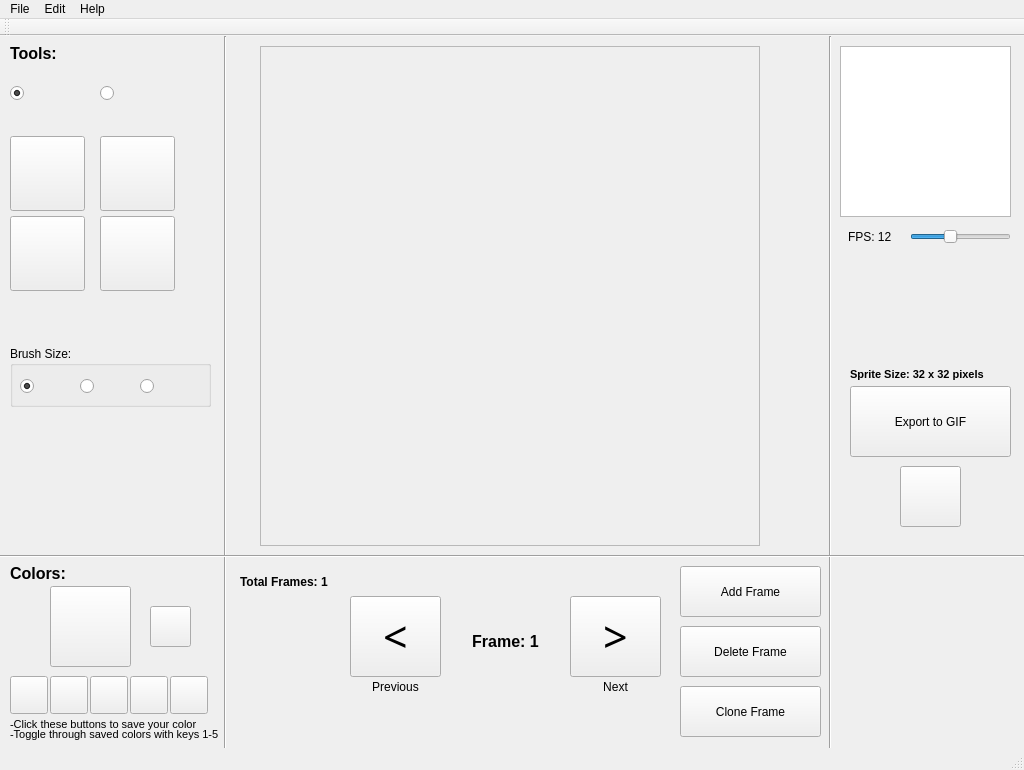
<?xml version="1.0" encoding="UTF-8"?>
<ui version="4.0">
 <class>MainWindow</class>
 <widget class="QMainWindow" name="MainWindow">
  <property name="windowModality">
   <enum>Qt::NonModal</enum>
  </property>
  <property name="geometry">
   <rect>
    <x>0</x>
    <y>0</y>
    <width>1024</width>
    <height>770</height>
   </rect>
  </property>
  <property name="windowTitle">
   <string>MainWindow</string>
  </property>
  <property name="toolButtonStyle">
   <enum>Qt::ToolButtonIconOnly</enum>
  </property>
  <widget class="QWidget" name="centralWidget">
   <widget class="Line" name="leftDivider">
    <property name="geometry">
     <rect>
      <x>210</x>
      <y>0</y>
      <width>31</width>
      <height>768</height>
     </rect>
    </property>
    <property name="orientation">
     <enum>Qt::Vertical</enum>
    </property>
   </widget>
   <widget class="Line" name="rightDivider">
    <property name="geometry">
     <rect>
      <x>820</x>
      <y>0</y>
      <width>21</width>
      <height>768</height>
     </rect>
    </property>
    <property name="orientation">
     <enum>Qt::Vertical</enum>
    </property>
   </widget>
   <widget class="Line" name="bottomDivider">
    <property name="geometry">
     <rect>
      <x>0</x>
      <y>485</y>
      <width>1024</width>
      <height>71</height>
     </rect>
    </property>
    <property name="orientation">
     <enum>Qt::Horizontal</enum>
    </property>
   </widget>
   <widget class="QRadioButton" name="penButton">
    <property name="geometry">
     <rect>
      <x>10</x>
      <y>20</y>
      <width>75</width>
      <height>75</height>
     </rect>
    </property>
    <property name="text">
     <string/>
    </property>
    <property name="icon">
     <iconset resource="icons.qrc">
      <normaloff>:/images/Edit-50.png</normaloff>:/images/Edit-50.png</iconset>
    </property>
    <property name="iconSize">
     <size>
      <width>32</width>
      <height>32</height>
     </size>
    </property>
    <property name="checkable">
     <bool>true</bool>
    </property>
    <property name="checked">
     <bool>true</bool>
    </property>
    <property name="autoExclusive">
     <bool>true</bool>
    </property>
   </widget>
   <widget class="QPushButton" name="deleteButton">
    <property name="geometry">
     <rect>
      <x>100</x>
      <y>100</y>
      <width>75</width>
      <height>75</height>
     </rect>
    </property>
    <property name="cursor">
     <cursorShape>PointingHandCursor</cursorShape>
    </property>
    <property name="text">
     <string/>
    </property>
    <property name="icon">
     <iconset resource="icons.qrc">
      <normaloff>:/images/Delete-50.png</normaloff>:/images/Delete-50.png</iconset>
    </property>
    <property name="iconSize">
     <size>
      <width>32</width>
      <height>32</height>
     </size>
    </property>
   </widget>
   <widget class="QRadioButton" name="eraseRadioButton">
    <property name="geometry">
     <rect>
      <x>100</x>
      <y>20</y>
      <width>75</width>
      <height>75</height>
     </rect>
    </property>
    <property name="text">
     <string/>
    </property>
    <property name="icon">
     <iconset resource="icons.qrc">
      <normaloff>:/images/Erase.png</normaloff>:/images/Erase.png</iconset>
    </property>
    <property name="iconSize">
     <size>
      <width>32</width>
      <height>32</height>
     </size>
    </property>
   </widget>
   <widget class="QGraphicsView" name="previewGV">
    <property name="geometry">
     <rect>
      <x>840</x>
      <y>10</y>
      <width>171</width>
      <height>171</height>
     </rect>
    </property>
   </widget>
   <widget class="QPushButton" name="colorOnePresetPushButton">
    <property name="geometry">
     <rect>
      <x>150</x>
      <y>570</y>
      <width>41</width>
      <height>41</height>
     </rect>
    </property>
    <property name="maximumSize">
     <size>
      <width>75</width>
      <height>75</height>
     </size>
    </property>
    <property name="text">
     <string/>
    </property>
   </widget>
   <widget class="QPushButton" name="colorTwoPresetPushButton">
    <property name="geometry">
     <rect>
      <x>10</x>
      <y>640</y>
      <width>38</width>
      <height>38</height>
     </rect>
    </property>
    <property name="text">
     <string/>
    </property>
   </widget>
   <widget class="QPushButton" name="colorFourPresetPushButton">
    <property name="geometry">
     <rect>
      <x>90</x>
      <y>640</y>
      <width>38</width>
      <height>38</height>
     </rect>
    </property>
    <property name="text">
     <string/>
    </property>
   </widget>
   <widget class="QPushButton" name="colorThreePresetPushButton">
    <property name="geometry">
     <rect>
      <x>50</x>
      <y>640</y>
      <width>38</width>
      <height>38</height>
     </rect>
    </property>
    <property name="text">
     <string/>
    </property>
   </widget>
   <widget class="QSlider" name="fpsSlider">
    <property name="geometry">
     <rect>
      <x>910</x>
      <y>190</y>
      <width>101</width>
      <height>22</height>
     </rect>
    </property>
    <property name="minimum">
     <number>1</number>
    </property>
    <property name="maximum">
     <number>30</number>
    </property>
    <property name="sliderPosition">
     <number>12</number>
    </property>
    <property name="orientation">
     <enum>Qt::Horizontal</enum>
    </property>
   </widget>
   <widget class="QPushButton" name="addFramePushButton">
    <property name="geometry">
     <rect>
      <x>680</x>
      <y>530</y>
      <width>141</width>
      <height>51</height>
     </rect>
    </property>
    <property name="text">
     <string>Add Frame</string>
    </property>
    <property name="icon">
     <iconset resource="icons.qrc">
      <normaloff>:/images/Plus-50.png</normaloff>:/images/Plus-50.png</iconset>
    </property>
    <property name="iconSize">
     <size>
      <width>32</width>
      <height>32</height>
     </size>
    </property>
   </widget>
   <widget class="QPushButton" name="minusFramePushButton">
    <property name="geometry">
     <rect>
      <x>680</x>
      <y>590</y>
      <width>141</width>
      <height>51</height>
     </rect>
    </property>
    <property name="text">
     <string>Delete Frame</string>
    </property>
    <property name="icon">
     <iconset resource="icons.qrc">
      <normaloff>:/images/Minus-50.png</normaloff>:/images/Minus-50.png</iconset>
    </property>
    <property name="iconSize">
     <size>
      <width>32</width>
      <height>32</height>
     </size>
    </property>
   </widget>
   <widget class="QPushButton" name="exportPushButton">
    <property name="geometry">
     <rect>
      <x>850</x>
      <y>350</y>
      <width>161</width>
      <height>71</height>
     </rect>
    </property>
    <property name="text">
     <string>Export to GIF</string>
    </property>
    <property name="icon">
     <iconset resource="icons.qrc">
      <normaloff>:/images/Image File-50.png</normaloff>:/images/Image File-50.png</iconset>
    </property>
    <property name="iconSize">
     <size>
      <width>32</width>
      <height>32</height>
     </size>
    </property>
   </widget>
   <widget class="QPushButton" name="savePushButton">
    <property name="geometry">
     <rect>
      <x>900</x>
      <y>430</y>
      <width>61</width>
      <height>61</height>
     </rect>
    </property>
    <property name="text">
     <string/>
    </property>
    <property name="icon">
     <iconset resource="icons.qrc">
      <normaloff>:/images/Save as-50.png</normaloff>:/images/Save as-50.png</iconset>
    </property>
    <property name="iconSize">
     <size>
      <width>32</width>
      <height>32</height>
     </size>
    </property>
   </widget>
   <widget class="QLabel" name="fpsLabel">
    <property name="geometry">
     <rect>
      <x>848</x>
      <y>190</y>
      <width>61</width>
      <height>21</height>
     </rect>
    </property>
    <property name="text">
     <string>FPS: 12</string>
    </property>
   </widget>
   <widget class="QScrollArea" name="scrollArea">
    <property name="geometry">
     <rect>
      <x>260</x>
      <y>10</y>
      <width>500</width>
      <height>500</height>
     </rect>
    </property>
    <property name="cursor" stdset="0">
     <cursorShape>CrossCursor</cursorShape>
    </property>
    <property name="widgetResizable">
     <bool>true</bool>
    </property>
    <widget class="QWidget" name="scrollAreaWidgetContents_2">
     <property name="geometry">
      <rect>
       <x>0</x>
       <y>0</y>
       <width>498</width>
       <height>498</height>
      </rect>
     </property>
    </widget>
   </widget>
   <widget class="QPushButton" name="colorPushButton">
    <property name="geometry">
     <rect>
      <x>50</x>
      <y>550</y>
      <width>81</width>
      <height>81</height>
     </rect>
    </property>
    <property name="text">
     <string/>
    </property>
    <property name="icon">
     <iconset resource="icons.qrc">
      <normaloff>:/images/Paint Palette-50.png</normaloff>:/images/Paint Palette-50.png</iconset>
    </property>
    <property name="iconSize">
     <size>
      <width>64</width>
      <height>64</height>
     </size>
    </property>
   </widget>
   <widget class="QPushButton" name="copyPushButton">
    <property name="geometry">
     <rect>
      <x>10</x>
      <y>180</y>
      <width>75</width>
      <height>75</height>
     </rect>
    </property>
    <property name="cursor">
     <cursorShape>PointingHandCursor</cursorShape>
    </property>
    <property name="text">
     <string/>
    </property>
    <property name="icon">
     <iconset resource="icons.qrc">
      <normaloff>:/images/Copy-50.png</normaloff>:/images/Copy-50.png</iconset>
    </property>
    <property name="iconSize">
     <size>
      <width>32</width>
      <height>32</height>
     </size>
    </property>
   </widget>
   <widget class="QPushButton" name="pastePushButton">
    <property name="geometry">
     <rect>
      <x>100</x>
      <y>180</y>
      <width>75</width>
      <height>75</height>
     </rect>
    </property>
    <property name="cursor">
     <cursorShape>PointingHandCursor</cursorShape>
    </property>
    <property name="text">
     <string/>
    </property>
    <property name="icon">
     <iconset resource="icons.qrc">
      <normaloff>:/images/Paste Special-50.png</normaloff>:/images/Paste Special-50.png</iconset>
    </property>
    <property name="iconSize">
     <size>
      <width>32</width>
      <height>32</height>
     </size>
    </property>
   </widget>
   <widget class="QLabel" name="frameNumberLabel">
    <property name="geometry">
     <rect>
      <x>240</x>
      <y>530</y>
      <width>151</width>
      <height>31</height>
     </rect>
    </property>
    <property name="font">
     <font>
      <weight>75</weight>
      <bold>true</bold>
     </font>
    </property>
    <property name="text">
     <string>Total Frames: 1</string>
    </property>
   </widget>
   <widget class="QPushButton" name="nextFrameButton">
    <property name="geometry">
     <rect>
      <x>570</x>
      <y>560</y>
      <width>91</width>
      <height>81</height>
     </rect>
    </property>
    <property name="font">
     <font>
      <family>Lohit Marathi</family>
      <pointsize>32</pointsize>
     </font>
    </property>
    <property name="text">
     <string>&gt;</string>
    </property>
   </widget>
   <widget class="QLabel" name="previouslabel">
    <property name="geometry">
     <rect>
      <x>350</x>
      <y>640</y>
      <width>91</width>
      <height>21</height>
     </rect>
    </property>
    <property name="text">
     <string>Previous</string>
    </property>
    <property name="alignment">
     <set>Qt::AlignCenter</set>
    </property>
   </widget>
   <widget class="QPushButton" name="previousFrameButton">
    <property name="geometry">
     <rect>
      <x>350</x>
      <y>560</y>
      <width>91</width>
      <height>81</height>
     </rect>
    </property>
    <property name="font">
     <font>
      <family>Lohit Marathi</family>
      <pointsize>32</pointsize>
     </font>
    </property>
    <property name="text">
     <string>&lt;</string>
    </property>
   </widget>
   <widget class="QLabel" name="currentFrameLabel">
    <property name="geometry">
     <rect>
      <x>450</x>
      <y>570</y>
      <width>111</width>
      <height>71</height>
     </rect>
    </property>
    <property name="font">
     <font>
      <pointsize>12</pointsize>
      <weight>75</weight>
      <bold>true</bold>
     </font>
    </property>
    <property name="text">
     <string>Frame: 1</string>
    </property>
    <property name="alignment">
     <set>Qt::AlignCenter</set>
    </property>
   </widget>
   <widget class="QLabel" name="nextLabel">
    <property name="geometry">
     <rect>
      <x>570</x>
      <y>640</y>
      <width>91</width>
      <height>21</height>
     </rect>
    </property>
    <property name="text">
     <string>Next</string>
    </property>
    <property name="alignment">
     <set>Qt::AlignCenter</set>
    </property>
   </widget>
   <widget class="QPushButton" name="cloneFrameButton">
    <property name="geometry">
     <rect>
      <x>680</x>
      <y>650</y>
      <width>141</width>
      <height>51</height>
     </rect>
    </property>
    <property name="text">
     <string>Clone Frame</string>
    </property>
    <property name="icon">
     <iconset resource="icons.qrc">
      <normaloff>:/images/Copy-50.png</normaloff>:/images/Copy-50.png</iconset>
    </property>
    <property name="iconSize">
     <size>
      <width>32</width>
      <height>32</height>
     </size>
    </property>
   </widget>
   <widget class="QPushButton" name="colorFivePresetPushButton">
    <property name="geometry">
     <rect>
      <x>130</x>
      <y>640</y>
      <width>38</width>
      <height>38</height>
     </rect>
    </property>
    <property name="text">
     <string/>
    </property>
   </widget>
   <widget class="QPushButton" name="colorSixPresetPushButton">
    <property name="geometry">
     <rect>
      <x>170</x>
      <y>640</y>
      <width>38</width>
      <height>38</height>
     </rect>
    </property>
    <property name="text">
     <string/>
    </property>
   </widget>
   <widget class="QLabel" name="label">
    <property name="geometry">
     <rect>
      <x>10</x>
      <y>680</y>
      <width>241</width>
      <height>16</height>
     </rect>
    </property>
    <property name="font">
     <font>
      <pointsize>8</pointsize>
     </font>
    </property>
    <property name="text">
     <string>-Click these buttons to save your color</string>
    </property>
   </widget>
   <widget class="QLabel" name="label_2">
    <property name="geometry">
     <rect>
      <x>10</x>
      <y>690</y>
      <width>241</width>
      <height>16</height>
     </rect>
    </property>
    <property name="font">
     <font>
      <pointsize>8</pointsize>
     </font>
    </property>
    <property name="text">
     <string>-Toggle through saved colors with keys 1-5</string>
    </property>
   </widget>
   <widget class="QLabel" name="label_3">
    <property name="geometry">
     <rect>
      <x>10</x>
      <y>530</y>
      <width>61</width>
      <height>15</height>
     </rect>
    </property>
    <property name="font">
     <font>
      <pointsize>12</pointsize>
      <weight>75</weight>
      <bold>true</bold>
     </font>
    </property>
    <property name="text">
     <string>Colors:</string>
    </property>
   </widget>
   <widget class="QLabel" name="label_4">
    <property name="geometry">
     <rect>
      <x>10</x>
      <y>10</y>
      <width>61</width>
      <height>15</height>
     </rect>
    </property>
    <property name="font">
     <font>
      <pointsize>12</pointsize>
      <weight>75</weight>
      <bold>true</bold>
     </font>
    </property>
    <property name="text">
     <string>Tools:</string>
    </property>
   </widget>
   <widget class="QGroupBox" name="brushSizeBox">
    <property name="geometry">
     <rect>
      <x>10</x>
      <y>310</y>
      <width>201</width>
      <height>61</height>
     </rect>
    </property>
    <property name="cursor">
     <cursorShape>PointingHandCursor</cursorShape>
    </property>
    <property name="title">
     <string>Brush Size:</string>
    </property>
    <property name="flat">
     <bool>false</bool>
    </property>
    <property name="checkable">
     <bool>false</bool>
    </property>
    <widget class="QRadioButton" name="largeBrushRadio">
     <property name="geometry">
      <rect>
       <x>130</x>
       <y>30</y>
       <width>61</width>
       <height>20</height>
      </rect>
     </property>
     <property name="text">
      <string/>
     </property>
     <property name="icon">
      <iconset resource="icons.qrc">
       <normaloff>:/images/Stop Filled-50.png</normaloff>:/images/Stop Filled-50.png</iconset>
     </property>
     <property name="iconSize">
      <size>
       <width>32</width>
       <height>32</height>
      </size>
     </property>
    </widget>
    <widget class="QRadioButton" name="smallBrushRadio">
     <property name="geometry">
      <rect>
       <x>10</x>
       <y>30</y>
       <width>61</width>
       <height>20</height>
      </rect>
     </property>
     <property name="text">
      <string/>
     </property>
     <property name="icon">
      <iconset resource="icons.qrc">
       <normaloff>:/images/Stop Filled-50.png</normaloff>:/images/Stop Filled-50.png</iconset>
     </property>
     <property name="iconSize">
      <size>
       <width>8</width>
       <height>8</height>
      </size>
     </property>
     <property name="checked">
      <bool>true</bool>
     </property>
    </widget>
    <widget class="QRadioButton" name="mediumBrushRadio">
     <property name="geometry">
      <rect>
       <x>70</x>
       <y>30</y>
       <width>61</width>
       <height>20</height>
      </rect>
     </property>
     <property name="text">
      <string/>
     </property>
     <property name="icon">
      <iconset resource="icons.qrc">
       <normaloff>:/images/Stop Filled-50.png</normaloff>:/images/Stop Filled-50.png</iconset>
     </property>
    </widget>
   </widget>
   <widget class="QPushButton" name="bgFillButton">
    <property name="geometry">
     <rect>
      <x>10</x>
      <y>100</y>
      <width>75</width>
      <height>75</height>
     </rect>
    </property>
    <property name="cursor">
     <cursorShape>PointingHandCursor</cursorShape>
    </property>
    <property name="text">
     <string/>
    </property>
    <property name="icon">
     <iconset resource="icons.qrc">
      <normaloff>:/images/Fill Color-50.png</normaloff>:/images/Fill Color-50.png</iconset>
    </property>
    <property name="iconSize">
     <size>
      <width>32</width>
      <height>32</height>
     </size>
    </property>
   </widget>
   <widget class="QLabel" name="sizeLabel">
    <property name="geometry">
     <rect>
      <x>850</x>
      <y>330</y>
      <width>171</width>
      <height>16</height>
     </rect>
    </property>
    <property name="font">
     <font>
      <pointsize>8</pointsize>
      <weight>75</weight>
      <bold>true</bold>
     </font>
    </property>
    <property name="text">
     <string>Sprite Size: 32 x 32 pixels</string>
    </property>
   </widget>
  </widget>
  <widget class="QMenuBar" name="menuBar">
   <property name="geometry">
    <rect>
     <x>0</x>
     <y>0</y>
     <width>1024</width>
     <height>21</height>
    </rect>
   </property>
   <widget class="QMenu" name="menuFile">
    <property name="title">
     <string>File</string>
    </property>
    <addaction name="separator"/>
    <addaction name="actionNew"/>
    <addaction name="actionOpen"/>
    <addaction name="actionSave_As"/>
    <addaction name="actionExit"/>
   </widget>
   <widget class="QMenu" name="menuEdit">
    <property name="title">
     <string>Edit</string>
    </property>
   </widget>
   <widget class="QMenu" name="menuHelp">
    <property name="title">
     <string>Help</string>
    </property>
   </widget>
   <addaction name="menuFile"/>
   <addaction name="menuEdit"/>
   <addaction name="menuHelp"/>
  </widget>
  <widget class="QToolBar" name="mainToolBar">
   <attribute name="toolBarArea">
    <enum>TopToolBarArea</enum>
   </attribute>
   <attribute name="toolBarBreak">
    <bool>false</bool>
   </attribute>
  </widget>
  <widget class="QStatusBar" name="statusBar"/>
  <action name="actionNew">
   <property name="text">
    <string>New</string>
   </property>
  </action>
  <action name="actionOpen">
   <property name="text">
    <string>Open</string>
   </property>
  </action>
  <action name="actionSave_As">
   <property name="text">
    <string>Save As</string>
   </property>
  </action>
  <action name="actionExit">
   <property name="text">
    <string>Exit</string>
   </property>
  </action>
 </widget>
 <layoutdefault spacing="6" margin="11"/>
 <resources>
  <include location="icons.qrc"/>
 </resources>
 <connections/>
</ui>
